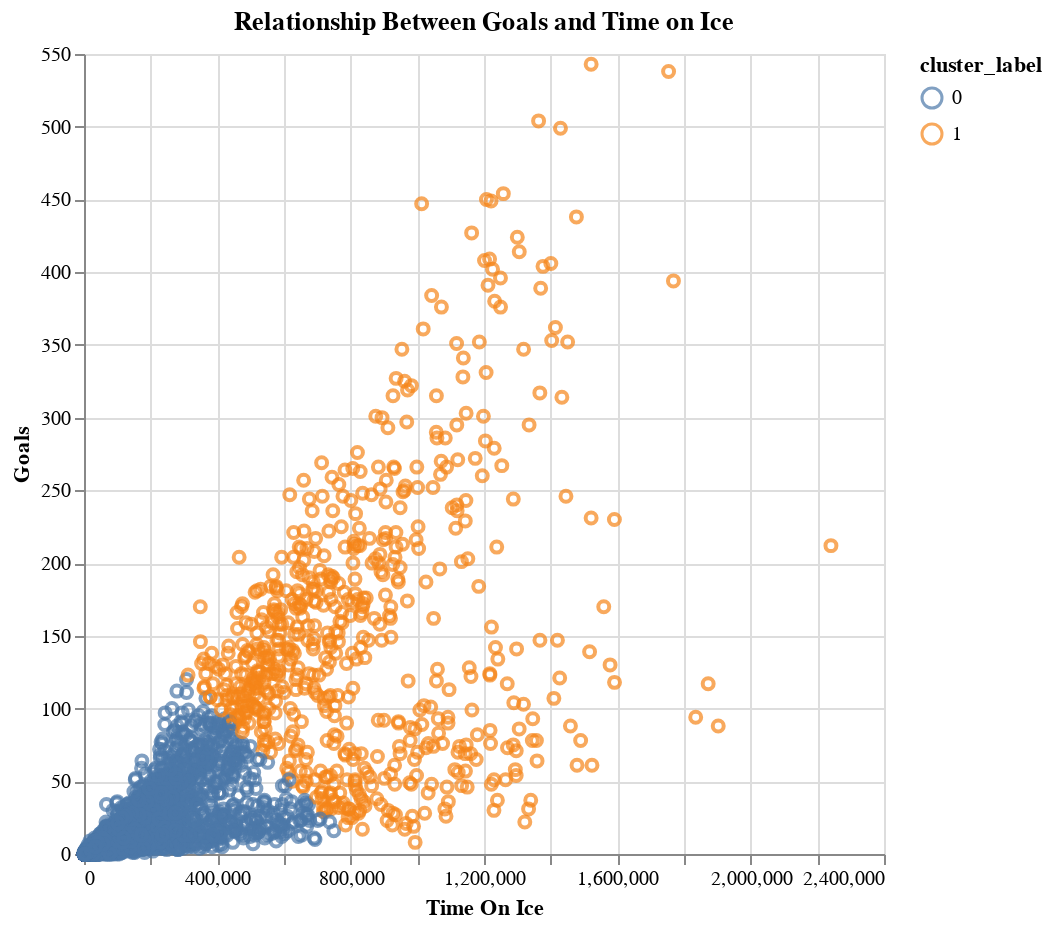

Source (notebook cell):
### Code cell
# Visualising new clusters

alt.Chart(df_skaters_toi).mark_point().encode(
    alt.X('timeOnIce:Q', title='Time On Ice'),
    alt.Y('goals:Q', title='Goals'),
    color='cluster_label:N'
).properties(
    title='Relationship Between Goals and Time on Ice',
    height=400,
    width=400
)

### Figure 1 — Vega-Lite specification as saved in the notebook (floating-point values rounded to 4 significant figures; data arrays with more than 128 entries replaced by an {"elided": "..."} marker saying what was removed)
{"config": {"view": {"continuousWidth": 300, "continuousHeight": 300}}, "data": {"name": "data-fb910e4e37ba150b5db721aa73df19ce"}, "mark": {"type": "point"}, "encoding": {"color": {"field": "cluster_label", "type": "nominal"}, "x": {"field": "timeOnIce", "title": "Time On Ice", "type": "quantitative"}, "y": {"field": "goals", "title": "Goals", "type": "quantitative"}}, "height": 400, "title": "Relationship Between Goals and Time on Ice", "width": 400, "$schema": "https://vega.github.io/schema/vega-lite/v5.16.3.json", "datasets": {"data-fb910e4e37ba150b5db721aa73df19ce": {"elided": "3352 records"}}}
